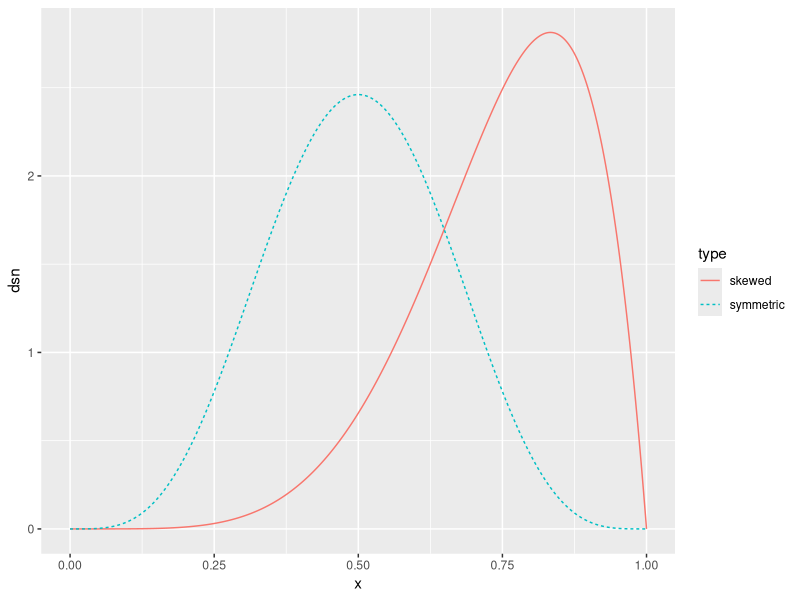
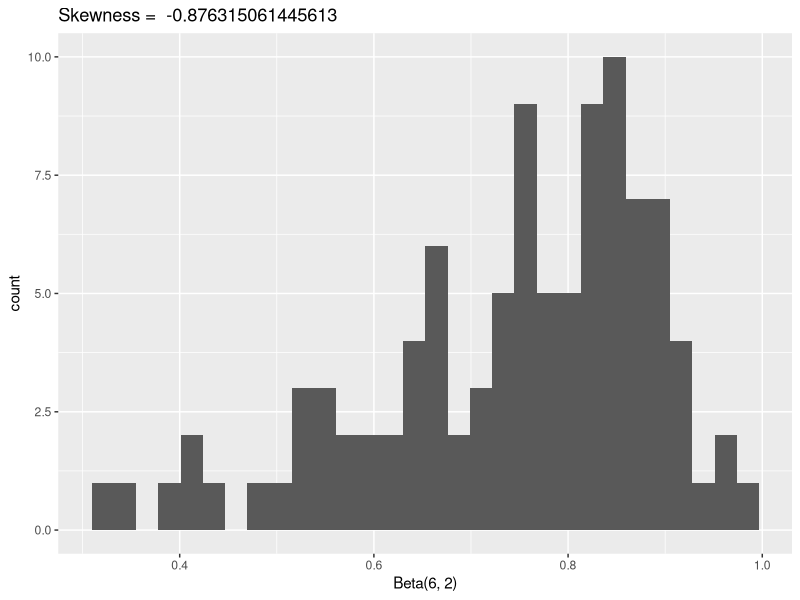
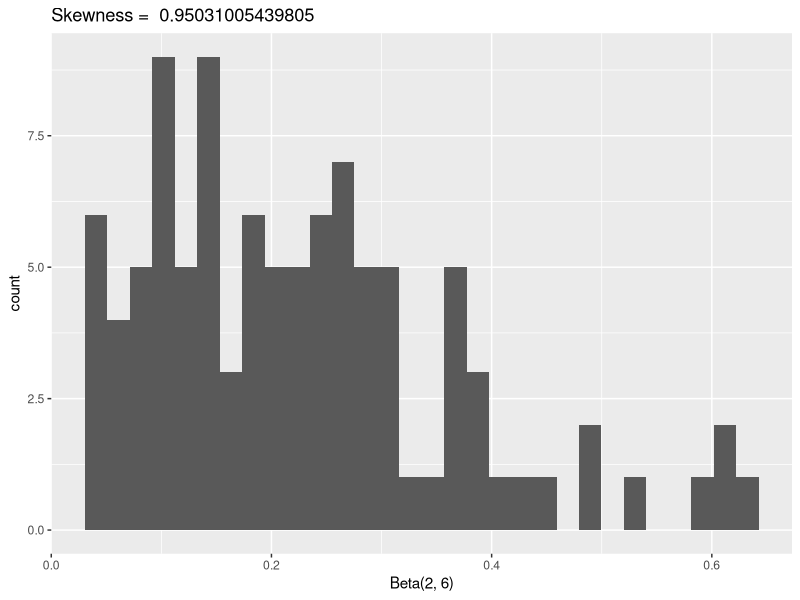
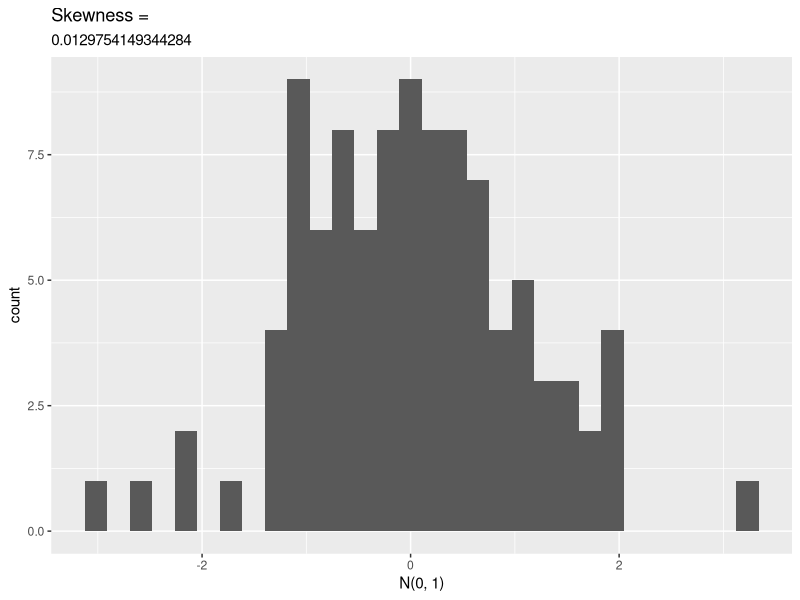
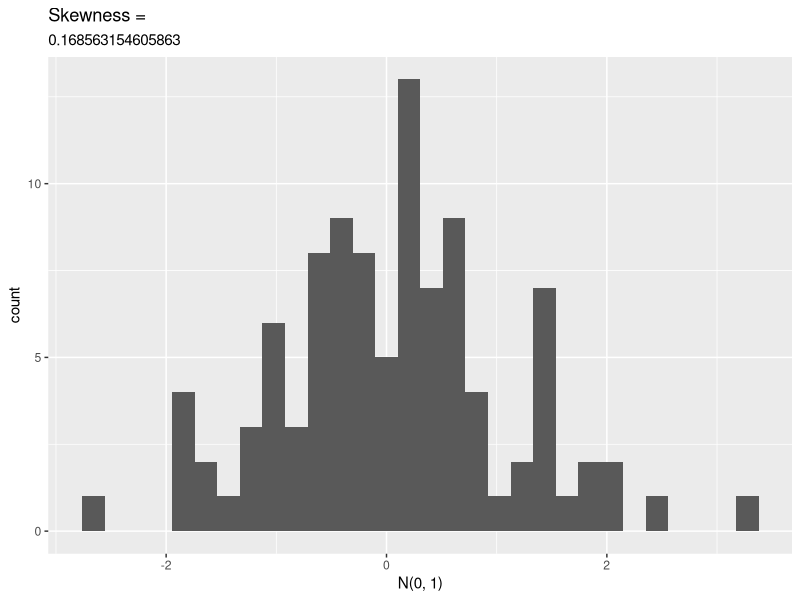

The R source for these figures, in order:
## ---------------------------
library(tidyverse)
set.seed(400)

# compare a symmetric and skewed distribution
data.frame(x = seq(0, 1, length.out = 1000)) %>%
  mutate(skewed = dbeta(x, 6, 2),
         symmetric = dbeta(x, 5, 5)) %>%
  gather(type, dsn, -x) %>%
  ggplot() +
  geom_line(aes(x, dsn, colour = type, lty = type))

## write a skewness function based on a sample x
skew <- function(x) {
  x_bar <- mean(x)
  num <- mean((x - x_bar)^3)
  denom <- (mean((x - x_bar)^2))^1.5
  num/denom
}

## check skewness of some samples
n <- 100
a1 <- rbeta(n, 6, 2)
a2 <- rbeta(n, 2, 6)

## two symmetric samples
b1 <- rnorm(100)
b2 <- rnorm(100)

## fill in the skewness values
ggplot() + geom_histogram(aes(a1)) + xlab("Beta(6, 2)") + ggtitle(paste("Skewness = ", skew(a1)))
ggplot() + geom_histogram(aes(a2)) + xlab("Beta(2, 6)") + ggtitle(paste("Skewness = ", skew(a2)))
ggplot() + geom_histogram(aes(b1)) + xlab("N(0, 1)") + ggtitle(paste("Skewness = "), skew(b1))
ggplot() + geom_histogram(aes(b2)) + xlab("N(0, 1)") + ggtitle(paste("Skewness = "), skew(b2))


## ------------------------------------------------------------------------
## Assess the P(Type I Error) for alpha = .05, n = 10, 20, 30, 50, 100, 500
## we choose N(0, 1) as our symmetric distribution to fulfill H_0
empirical_alpha <- function(n, m, alpha, sample_function) {
  Ij <- rep(NA, m)
  for(j in 1:m) {
    x <- sample_function(n)
    t_star <- skew(x)
    Ij[j] <- as.numeric(t_star > qnorm(1 - alpha/2, 0, sqrt(6/n)))
  }
  mean(Ij)
}

sample_norm <- function(n) {
  rnorm(n)
}

sample_beta <- function(n) {
  rbeta(n, 5, 5)
}

empirical_alpha(10, m = 1000, .05, sample_norm)
empirical_alpha(20, m = 1000, .05, sample_norm)
empirical_alpha(30, m = 1000, .05, sample_norm)
empirical_alpha(50, m = 1000, .05, sample_norm)
empirical_alpha(100, m = 1000, .05, sample_norm)
empirical_alpha(10000, m = 1000, .05, sample_norm)

empirical_alpha(10, m = 1000, .05, sample_beta)
empirical_alpha(20, m = 1000, .05, sample_beta)
empirical_alpha(30, m = 1000, .05, sample_beta)
empirical_alpha(50, m = 1000, .05, sample_beta)
empirical_alpha(100, m = 1000, .05, sample_beta)
empirical_alpha(500, m = 1000, .05, sample_beta)



## Assess the Type I error rate of a skewness test using the finite sample correction variance.

